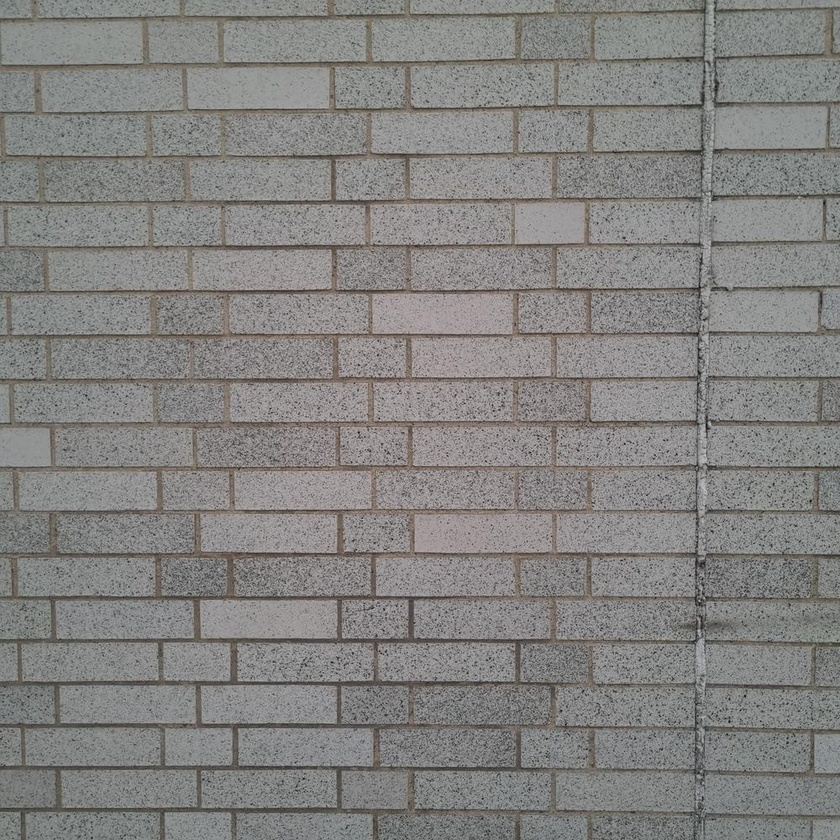
#> input picture LAB5/data/cinder/1.jpg, 840 x 840 px, shrunk from 1000 x 1000 before the run
$ python -i harris.py   (imports and definitions only)
#> lines starting #> are read from the running program, lines starting #| are printed output that depends on the picture
import numpy as np
from scipy import signal
from scipy.ndimage import maximum_filter, generate_binary_structure
import matplotlib.pyplot as plt

def harris(I, N=100,**kwargs):
    """
    Harris corner detector.
    This function implements a version of the Harris corner detector which
    has the ability to calculate the eigenvalues of the gradient matrix
    directly.  This is opposed to calculating the corner response function as
    originally proposed by Harris in:

    C. Harris and M. Stephens.  "A Combined Corner and Edge
    Detector", Proceedings of the 4th Alvey Vision Conference,
    Manchester, U.K. pgs 147-151, 1988

    INPUT:
        I: grayscale image
    PARAMETERS:
        N: maximum number of interest points to return
        disp: whether to display results
        thresh: threshold value for smallest acceptable value of response function
        hsize: size of the smoothing Gaussian mask
        sigma: standard deviation of the Gaussian filter
        tile: list [y, x], break the image into regions to distribute feature points more uniformly
        mask: array of ones defining where to compute feature points
        eig: use smallest eigenvalue as response function
        fft: perform smoothing filtering in frequency domain
    OUTPUT:
        y, x: row/column locations of interest points
        m: corner response function value associated with that point
    """
#> called with N = 100
    param = {
        'disp': False,
        'N': N,
        'thresh': 0.15,
        'hsize': 5,
        'sigma': 0.7,
        'eig': False,
        'tile': [5,5],
        'mask': None,
        'fft': False,
    }
    param.update(kwargs)


    I = I.astype(np.float64)

    nr, nc = I.shape

    # Create gradient masks
    dx = np.array([[-1, 0, 1],
                   [-1, 0, 1],
                   [-1, 0, 1]], dtype=np.float64) / 3

    dy = dx.T

    # Calculate image gradients
    Ix = signal.convolve2d(I, dx, boundary='symm', mode='same')
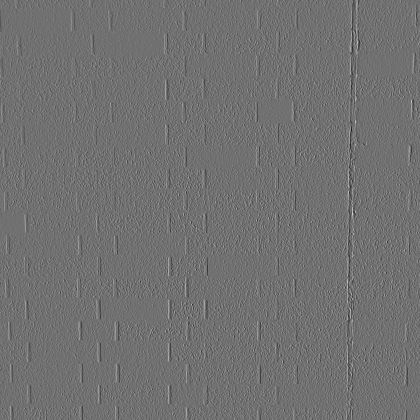
#> Ix: shape (840, 840) float64 (shown at 1/2 size); min -118, max 148, mean 0; drawn with min black and max white
    Iy = signal.convolve2d(I, dy, boundary='symm', mode='same')
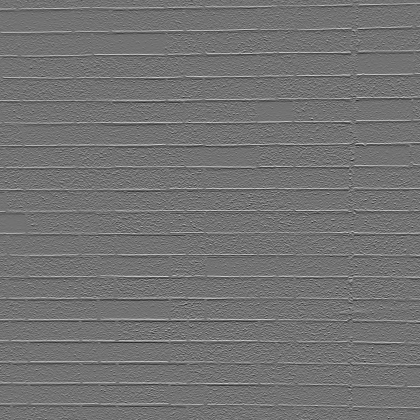
#> Iy: shape (840, 840) float64 (shown at 1/2 size); min -102, max 124, mean 0; drawn with min black and max white

    # Calculate gradient products
    IxIx = Ix * Ix
    IyIy = Iy * Iy
    IxIy = Ix * Iy
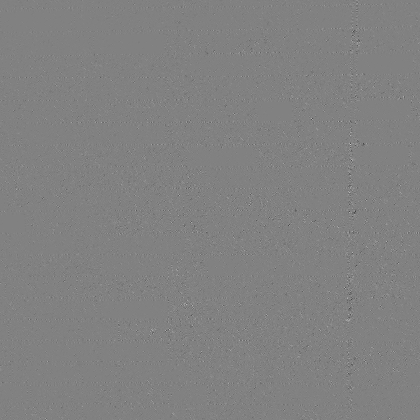
#> IxIy: shape (840, 840) float64 (shown at 1/2 size); min -5720, max 5560.2, mean -0.8; drawn with min black and max white

    # Smooth squared image gradients
    hsize = param['hsize']
    sigma = param['sigma']

    gmask = gaussian_kernel(hsize, sigma)

    if not param['fft']:
        IxIx = signal.convolve2d(IxIx, gmask, boundary='symm', mode='same')
        IyIy = signal.convolve2d(IyIy, gmask, boundary='symm', mode='same')
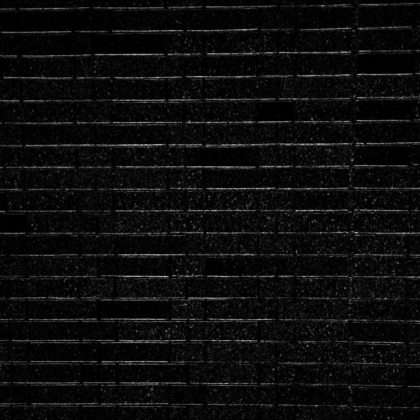
#> IyIy: shape (840, 840) float64 (shown at 1/2 size); min 0.0141, max 8647.2, mean 433.8; drawn with min black and max white
        IxIy = signal.convolve2d(IxIy, gmask, boundary='symm', mode='same')
    else:
        # Perform convolution in frequency domain
        m = IxIx.shape[0] + gmask.shape[0] - 1
        n = IxIx.shape[1] + gmask.shape[1] - 1
        G = np.fft.fft2(gmask, s=(m,n))
        IxIx = np.real(np.fft.ifft2(np.fft.fft2(IxIx, s=(m,n)) * G))
        IyIy = np.real(np.fft.ifft2(np.fft.fft2(IyIy, s=(m,n)) * G))
        IxIy = np.real(np.fft.ifft2(np.fft.fft2(IxIy, s=(m,n)) * G))
        # Keep 'same' portion
        w = (hsize - 1) // 2  # hsize is assumed to be odd
        IxIx = IxIx[w:w+nr, w:w+nc]
        IyIy = IyIy[w:w+nr, w:w+nc]
        IxIy = IxIy[w:w+nr, w:w+nc]

    # Calculate the eigenvalues
    B = IxIx + IyIy
    sqrt_term = np.sqrt(B**2 - 4*(IxIx * IyIy - IxIy**2))
    lambda1 = (B + sqrt_term) / 2
    lambda2 = (B - sqrt_term) / 2
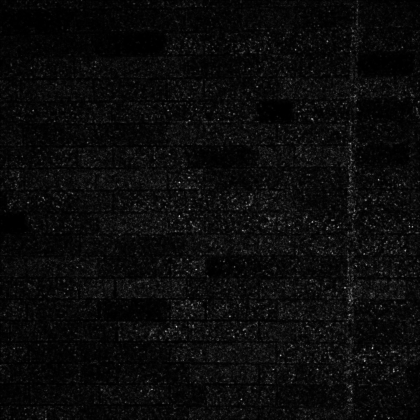
#> lambda2: shape (840, 840) float64 (shown at 1/2 size); min 0.0139, max 2447.6, mean 107; drawn with min black and max white

    # Corner response function
    if param['eig']:
        # Minimum eigenvalue
        R = np.minimum(lambda1, lambda2)
    else:
        # Harris corner response function
        R = lambda1 * lambda2 - 0.04 * (lambda1 + lambda2)**2


    # Apply mask if provided
    if param['mask'] is not None:
        mask = param['mask']
        if mask.shape != R.shape:
            raise ValueError("Mask must be the same size as the image.")
    else:
        mask = np.ones_like(R, dtype=bool)

    # Find local maxima
    neighborhood = generate_binary_structure(2, 2)
    local_max = (R == maximum_filter(R, footprint=neighborhood))
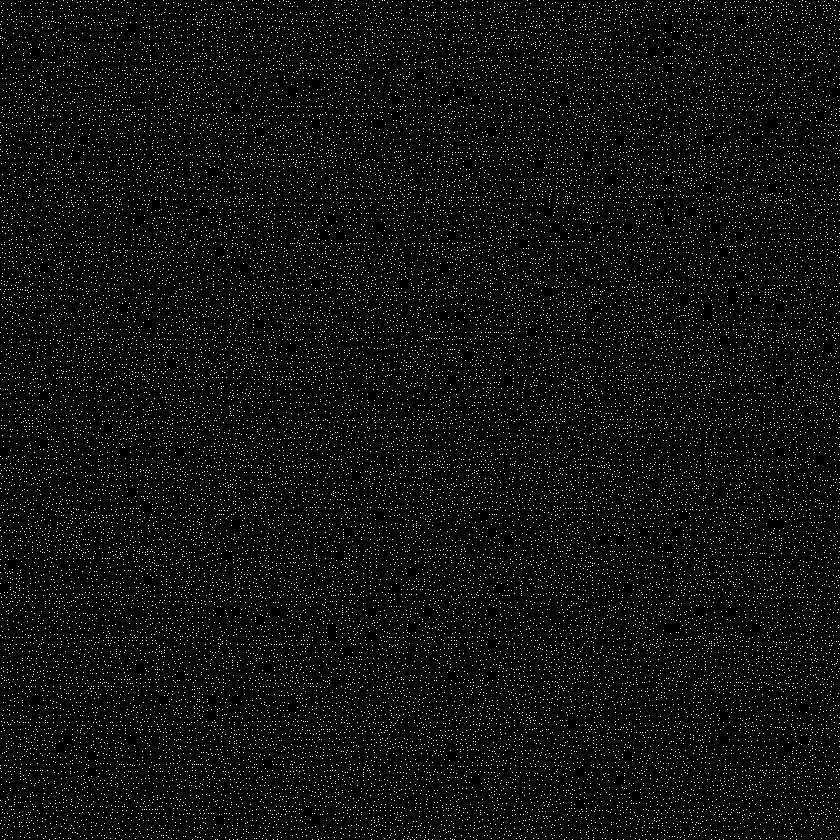
#> local_max: shape (840, 840) bool; 4.2% white in thin lines or dots
    Maxima = (local_max & mask)
    Maxima_R = Maxima * R

    # Get indices where Maxima > thresh
    indices = np.argwhere(Maxima_R > param['thresh'])
#> indices = 29265 pairs, first value 0 to 839, second value 0 to 839
    m_values = Maxima_R[indices[:,0], indices[:,1]]

    # Sort interest points by response function
    sorted_indices = np.argsort(m_values)
    # Flip so largest response points are first
    sorted_indices = sorted_indices[::-1]

    i = indices[sorted_indices,0]
    j = indices[sorted_indices,1]
    m = m_values[sorted_indices]

    # Process image regionally
    tile = param['tile']
    if tile[0] > 1 and tile[1] > 1:
        ii = []
        jj = []
        mm = []
        Npts_per_region = int(round(param['N'] / (tile[0]*tile[1])))
        xx = np.round(np.linspace(0, nc, tile[1]+1)).astype(int)
        yy = np.round(np.linspace(0, nr, tile[0]+1)).astype(int)
        for pp in range(1, len(xx)):
            idx = np.where((j >= xx[pp-1]) & (j < xx[pp]))[0]
            for qq in range(1, len(yy)):
                idy = np.where((i >= yy[qq-1]) & (i < yy[qq]))[0]
                ind = np.intersect1d(idx, idy)
                ind = ind[:min(len(ind), Npts_per_region)]
                ii.extend(i[ind])
                jj.extend(j[ind])
                mm.extend(m[ind])
#> after the loop, ii = 100 values, max 837 at index 16, min 21 at index 81, mean 426; jj = 100 values, max 825 at index 90, min 1 at index 19, mean 418.4; mm = 100 values, max 7546012.6 at index 48, min 647825 at index 3, mean 3152512
        ii = np.array(ii)
        jj = np.array(jj)
        mm = np.array(mm)
    else:
        ii = i[:param['N']]
        jj = j[:param['N']]
        mm = m[:param['N']]

    if param['disp']:
        # Overlay corner points on original image
        plt.figure()
        plt.imshow(I, cmap='gray')
        plt.plot(jj, ii, 'y+')
        plt.show()

    return ii, jj, mm

def gaussian_kernel(size, sigma):
    """Generate a 2D Gaussian kernel."""
    size = int(size)
    x, y = np.mgrid[-(size//2):(size//2)+1, -(size//2):(size//2)+1]
    g = np.exp(-(x**2 + y**2)/(2*sigma**2))
    return g / g.sum()

>>> import cv2
>>> picture = cv2.imread('../data/cinder/1.jpg', cv2.IMREAD_GRAYSCALE)
>>> result = harris(picture)

$ run again, on LAB5/data/cinder/2.jpg
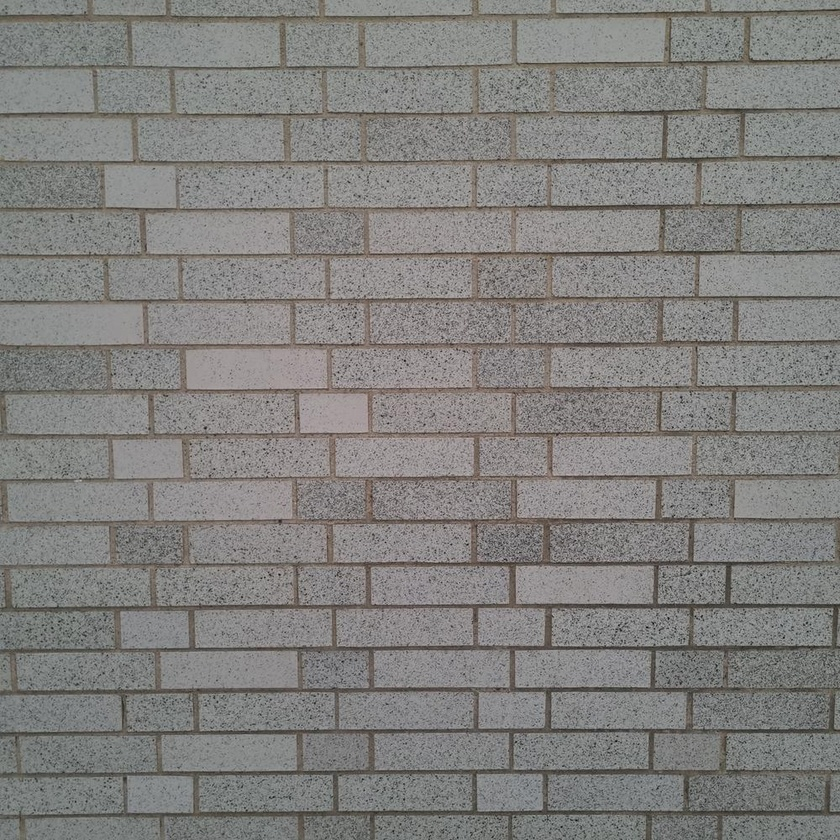
#> input picture LAB5/data/cinder/2.jpg, 840 x 840 px, shrunk from 1000 x 1000 before the run
#> in harris, `R = lambda1 * lambda2 - 0.04 * (lambda1 + lambda2)**2`:
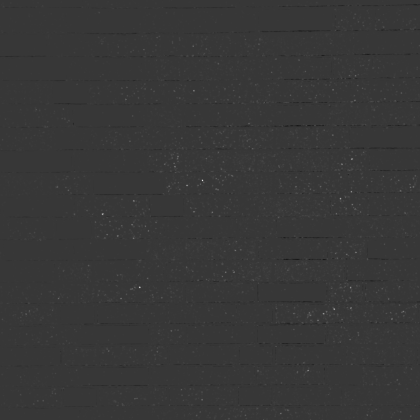
#> R: shape (840, 840) float64 (shown at 1/2 size); min -2721181.2, max 9856962.6, mean 35506; drawn with min black and max white
#> in harris, `local_max = (R == maximum_filter(R, footprint=neighborhood))`:
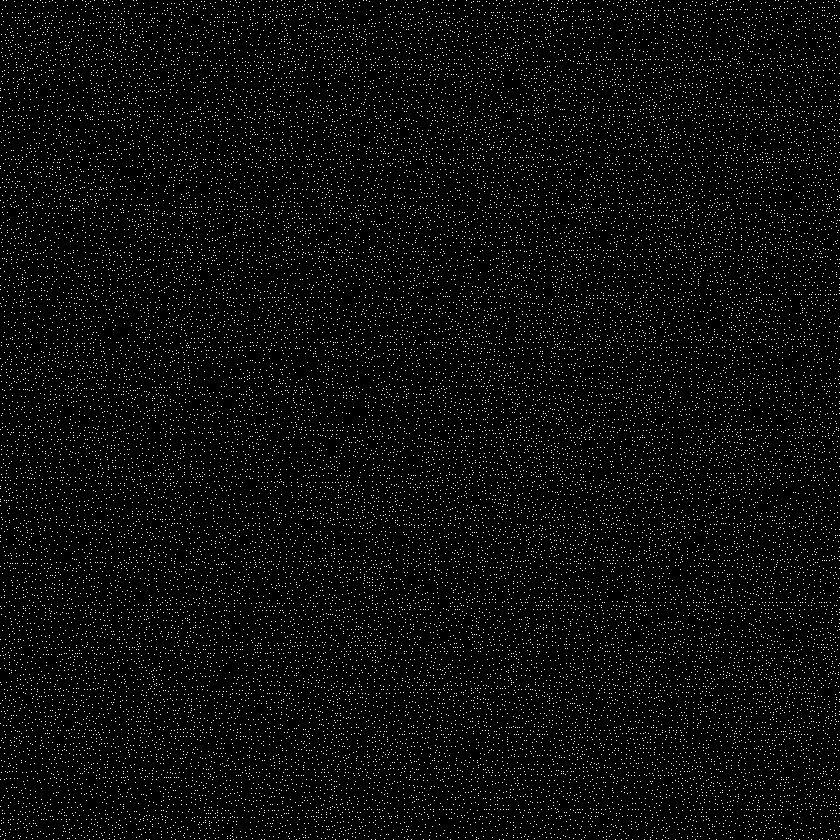
#> local_max: shape (840, 840) bool; 4.2% white in thin lines or dots
#> indices = 29094 pairs, first value 0 to 839, second value 0 to 839
#> after the loop in harris, `for pp in range(1, len(xx)):`: ii = 100 values, max 837 at index 59, min 11 at index 0, mean 422.1; jj = 100 values, max 801 at index 90, min 7 at index 3, mean 420.3; mm = 100 values, max 9856962.6 at index 48, min 500464.5 at index 3, mean 2938865.5

$ run again, on LAB5/data/cinder/3.jpg
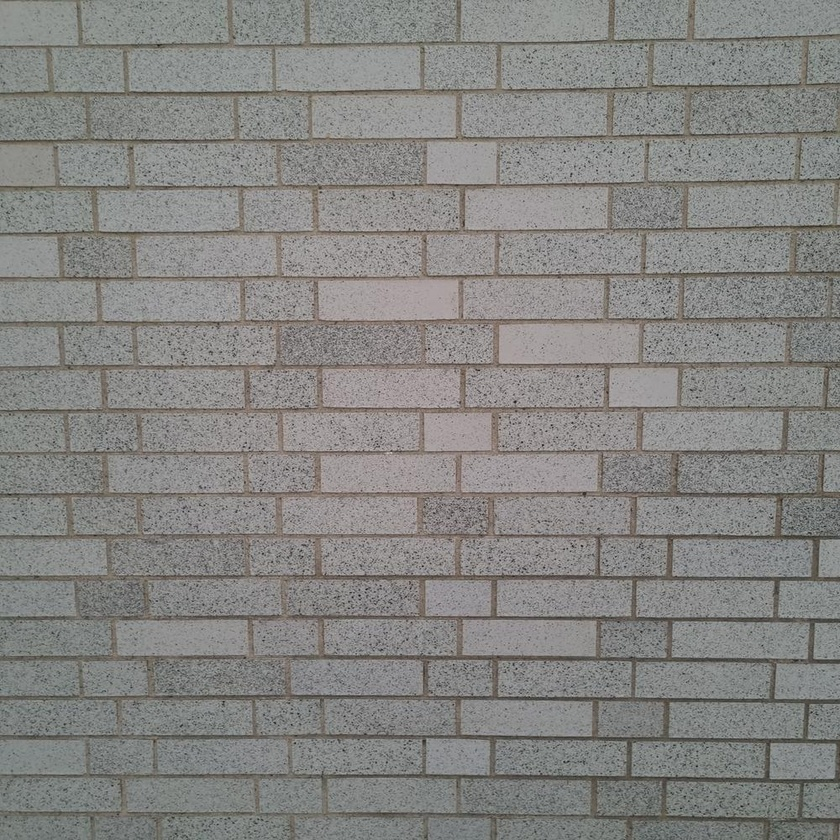
#> input picture LAB5/data/cinder/3.jpg, 840 x 840 px, shrunk from 1000 x 1000 before the run
#> in harris, `R = lambda1 * lambda2 - 0.04 * (lambda1 + lambda2)**2`:
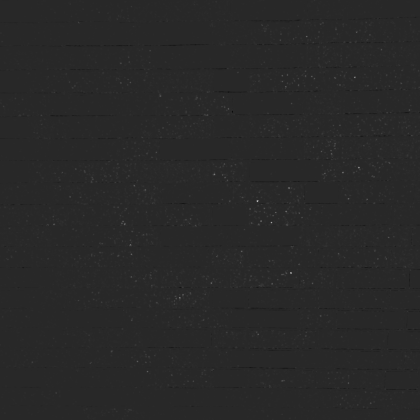
#> R: shape (840, 840) float64 (shown at 1/2 size); min -2213781.2, max 11750694.4, mean 30822.1; drawn with min black and max white
#> in harris, `local_max = (R == maximum_filter(R, footprint=neighborhood))`:
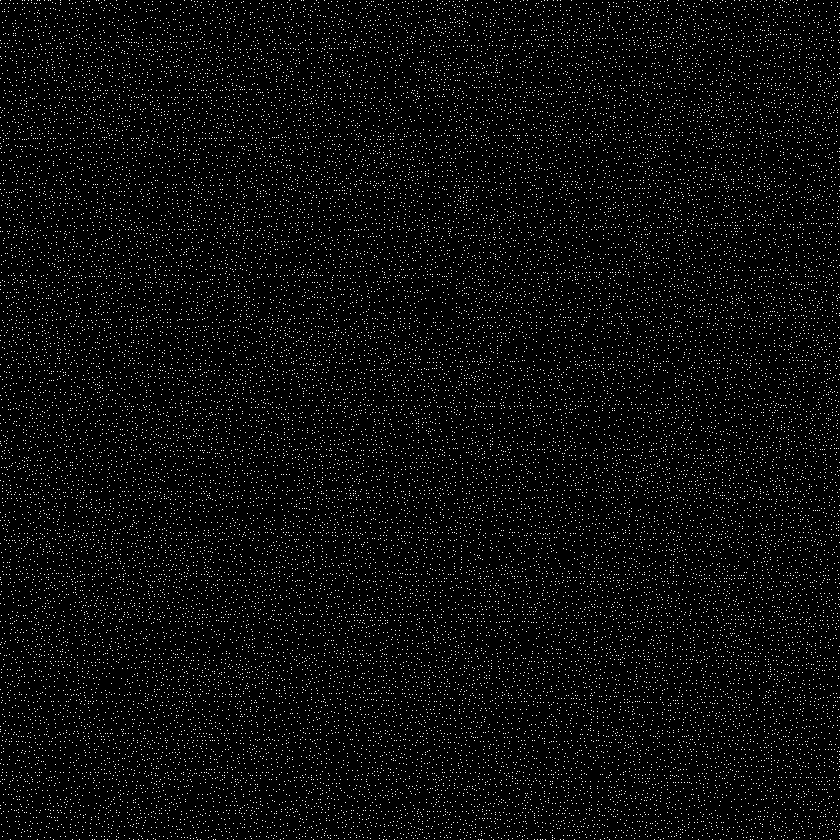
#> local_max: shape (840, 840) bool; 4.2% white in thin lines or dots
#> indices = 29082 pairs, first value 0 to 839, second value 0 to 839
#> after the loop in harris, `for pp in range(1, len(xx)):`: ii = 100 values, max 810 at index 99, min 44 at index 0, mean 416.4; jj = 100 values, max 818 at index 85, min 0 at index 19, mean 423.9; mm = 100 values, max 11750694.4 at index 72, min 588343.9 at index 19, mean 2874524.3
